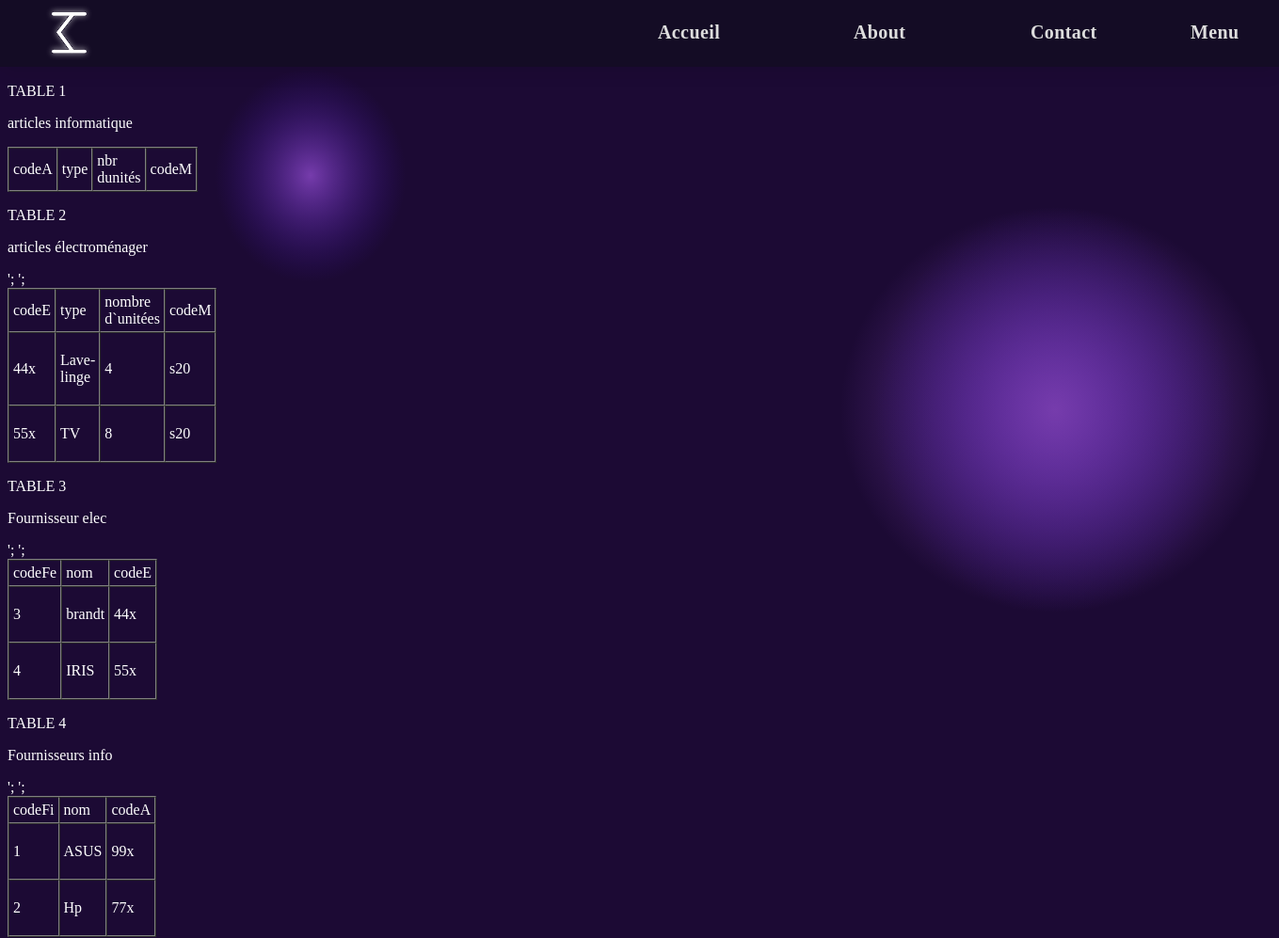
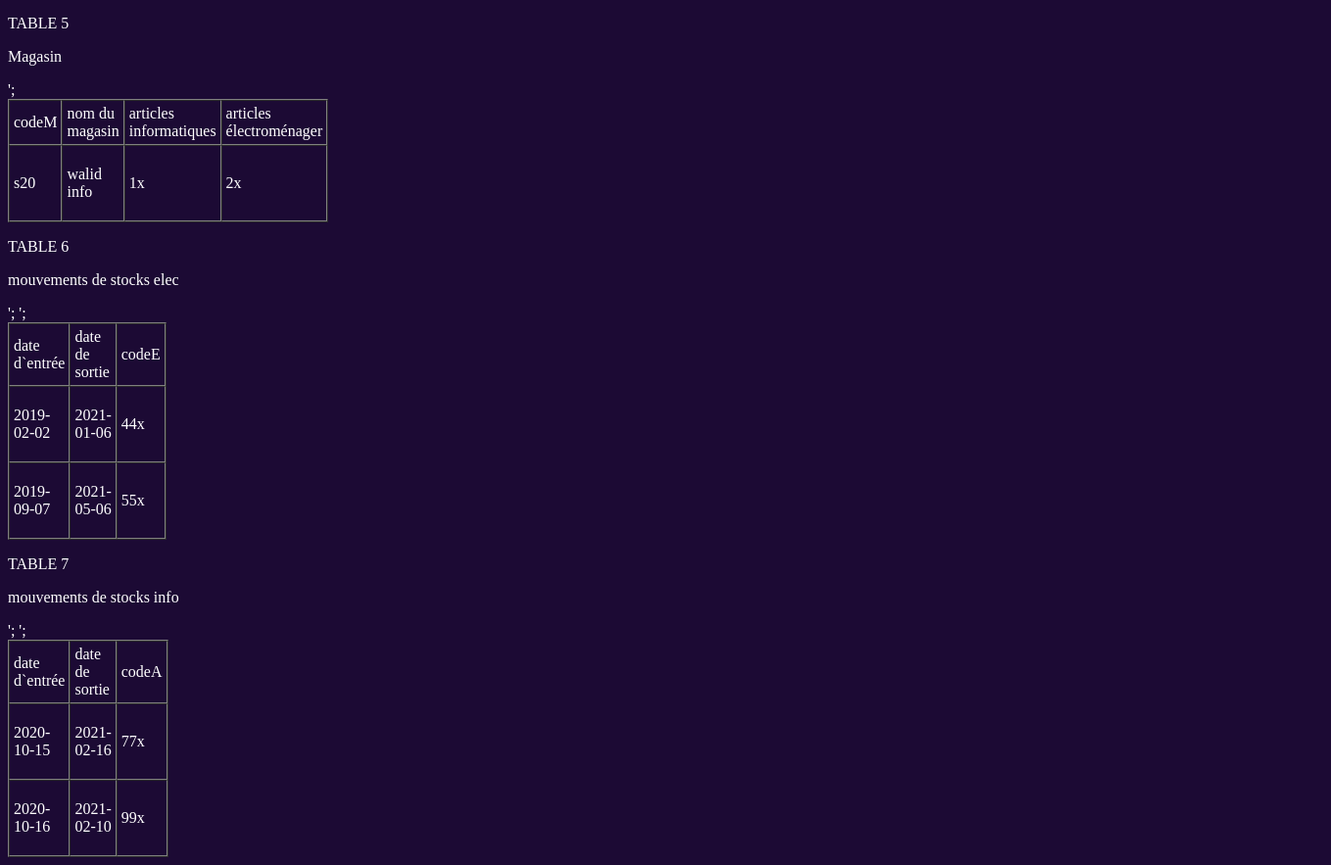
The page /affichetable.php on the database its author committed (2 pictures, top to bottom).
### tables this page shows
CREATE TABLE `Magasin` (
  `codeM` varchar(3) NOT NULL,
  `nom_du_magasin` varchar(10) NOT NULL,
  `articles_informatiques` varchar(3) NOT NULL,
  `articles_electromenager` varchar(3) NOT NULL
);

### affichetable.php (the view, shortened to what this page needs)
<!DOCTYPE html PUBLIC "-//W3C//DTD XHTML 1.0 Transitional//EN" "http://www.w3.org/TR/xhtml1/DTD/xhtml1-transitional.dtd">
<html xmlns="http://www.w3.org/1999/xhtml">
<head>
<link href="Pages/Style/home.css" rel="stylesheet">
</head>
<body>
<header>
        <nav class="navbar">
            <ul>
                <li class="navbar-item1"><a class="navbar-link" href="/secssi/Pages/index.html">Accueil</a></li>
                <li class="navbar-item2"><a class="navbar-link" href="/secssi/Pages/index.html#about">About</a></li>
                <li class="navbar-item3"><a class="navbar-link" href="/secssi/Pages/index.html#contact">Contact</a></li>
                <li class="navbar-item4"><a class="navbar-link" href="/secssi/Pages/menu.html">Menu</a></li>
				<img src="Pages/images/logo.svg" class="logonav">
            </ul>
        </nav>
    </header>
    <img src="Pages/images/gradient.svg"  class="gradient3">
    <img src="Pages/images/gradient.svg"  class="gradient4">
<?php
$user="root";
$pwd="";
$db="test";
$chain_connex="mysql:host=localhost;dbname=$db";
$id=new PDO($chain_connex,$user,$pwd);
$t1="articles informatique";
$t2="articles électroménager";
$t3="Fournisseur elec";
$t4="Fournisseurs info";
$t5="Magasin";
$t6="mouvements de stocks elec";
$t7="mouvements de stocks info";
echo "<p>TABLE 1</p>";
echo "<p>$t1</p>";
echo'<table cellpadding="4" cellspacing="0" border="1" width="10"/>';
echo'<tr><td style="color:white;">codeA</td> <td style="color:white;">type</td> <td style="color:white;">nbr dunités</td><td style="color:white;">codeM</td><tr>';
	?>
    <?php
echo "<p>TABLE 2</p>";
echo "<p>$t2</p>";
$r="select * from `$t2`";
$req=$id->prepare($r);
$e=$req->execute();
echo'<table cellpadding="4" cellspacing="0" border="1" width="10"/>';
echo'<tr><td style="color:white;">codeE</td><td style="color:white;">type</td><td style="color:white;">nombre d`unitées</td><td style="color:white;">codeM</td><tr>';
$enreg=$req->fetch();
while($enreg){
	$A=$enreg["codeE"];
	$B=$enreg["type"];
	$C=$enreg["nombre_dunitees"];
	$D=$enreg["codeM"];
	?>
	<tr><td><?php echo"<p style='color:white;'>" . $A ."</p>";?></td><td><?php echo"<p style='color:white;'>" . $B."</p>";?></td><td><?php echo "<p style='color:white;'>" . $C."</p>";?></td><td><?php echo"<p style='color:white;'>" . $D."</p>";?></td></tr>';
    <?php
	$enreg=$req->fetch();
}
echo "<p>TABLE 3</p>";
echo "<p>$t3</p>";
$r="select * from `$t3`";
$req=$id->prepare($r);
$e=$req->execute();
echo'<table cellpadding="4" cellspacing="0" border="1" width="10"/>';
echo'<tr><td style="color:white;">codeFe</td><td style="color:white;">nom</td><td style="color:white;">codeE</td><tr>';
$enreg=$req->fetch();
while($enreg){
	$A=$enreg["codeFe"];
	$B=$enreg["nom"];
	$C=$enreg["codeE"];
	?>
	<tr><td><?php echo"<p style='color:white;'>" . $A ."</p>";?></td><td><?php echo"<p style='color:white;'>" . $B."</p>";?></td><td><?php echo "<p style='color:white;'>" . $C."</p>";?></td></tr>';
    <?php
	$enreg=$req->fetch();
}
echo "<p>TABLE 4</p>";
echo "<p>$t4</p>";
$r="select * from `$t4`";
$req=$id->prepare($r);
$e=$req->execute();
echo'<table cellpadding="4" cellspacing="0" border="1" width="10"/>';
echo'<tr><td style="color:white;">codeFi</td><td style="color:white;">nom</td><td style="color:white;">codeA</td><tr>';
$enreg=$req->fetch();
while($enreg){
	$A=$enreg["codeFi"];
	$B=$enreg["nom"];
	$C=$enreg["codeA"];
	?>
	<tr><td><?php echo"<p style='color:white;'>" . $A ."</p>";?></td><td><?php echo"<p style='color:white;'>" . $B."</p>";?></td><td><?php echo "<p style='color:white;'>" . $C."</p>";?></td></tr>';
    <?php
	$enreg=$req->fetch();
}
echo "<p>TABLE 5</p>";
echo "<p>$t5</p>";
$r="select * from `$t5`";
$req=$id->prepare($r);
$e=$req->execute();
echo'<table cellpadding="4" cellspacing="0" border="1" width="10"/>';
echo '<tr><td style="color:white;">codeM</td><td style="color:white;">nom du magasin</td><td style="color:white;">articles informatiques</td><td style="color:white;">articles électroménager</td><tr>';
$enreg=$req->fetch();
while($enreg){
	$A=$enreg["codeM"];
	$B=$enreg['nom_du_magasin'];
	$C=$enreg['articles_informatiques'];
	$D=$enreg['articles_electromenager'];
	?>
	<tr><td><?php echo"<p style='color:white;'>" . $A ."</p>";?></td><td><?php echo"<p style='color:white;'>" . $B."</p>";?></td><td><?php echo "<p style='color:white;'>" . $C."</p>";?></td><td><?php echo"<p style='color:white;'>" . $D."</p>";?></td></tr>';
    <?php
	$enreg=$req->fetch();
}
echo "<p>TABLE 6</p>";
echo "<p>$t6</p>";
$r="select * from `$t6`";
$req=$id->prepare($r);
$e=$req->execute();
echo'<table cellpadding="4" cellspacing="0" border="1" width="10"/>';
echo'<tr><td style="color:white;">date d`entrée</td><td style="color:white;">date de sortie</td><td style="color:white;">codeE</td><tr>';
$enreg=$req->fetch();
while($enreg){
	$A=$enreg["date_dentree"];
	$B=$enreg["date_de_sortie"];
	$C=$enreg["codeE"];
	?>
	<tr><td><?php echo"<p style='color:white;'>" . $A ."</p>";?></td><td><?php echo"<p style='color:white;'>" . $B."</p>";?></td><td><?php echo "<p style='color:white;'>" . $C."</p>";?></td></tr>';
    <?php
	$enreg=$req->fetch();
}
echo "<p>TABLE 7</p>";
echo "<p>$t7</p>";
$r="select * from `$t7`";
$req=$id->prepare($r);
$e=$req->execute();
echo'<table cellpadding="4" cellspacing="0" border="1" width="10"/>';
echo'<tr><td style="color:white;">date d`entrée</td><td style="color:white;">date de sortie</td><td style="color:white;">codeA</td><tr>';
$enreg=$req->fetch();
while($enreg){
	$A=$enreg["date_dentree"];
	$B=$enreg["date_de_sortie"];
	$C=$enreg["codeA"];
	?>
	<tr><td><?php echo"<p style='color:white;'>" . $A ."</p>";?></td><td><?php echo"<p style='color:white;'>" . $B."</p>";?></td><td><?php echo "<p style='color:white;'>" . $C."</p>";?></td></tr>';
    <?php
	$enreg=$req->fetch();
}
?>
</body>
</html>

### Pages/Style/home.css (style rules this page uses)
body { background: #1c0a34; width: 100%; color: white; margin-top: 4%; }
.navbar { position: absolute; width: 100%; height: 71px; left: 0px; top: 0px; background: #140c25; box-shadow: 0px 6px 22px -3px rgba(0, 0, 0, 0.1); }
ul { margin: 0; }
.navbar-item1 { position: absolute; width: 66px; height: 27px; left: 699px; top: 21px; font-family: 'Plus Jakarta Sans'; font-style: normal; font-weight: 600; font-size: 20px; line-height: 25px; display: flex; align-items: center; text-align: center; letter-spacing: 0.02em; color: #FFFFFF; }
.navbar-item2 { position: absolute; width: 66px; height: 27px; left: 907px; top: 21px; font-family: 'Plus Jakarta Sans'; font-style: normal; font-weight: 600; font-size: 20px; line-height: 25px; display: flex; align-items: center; text-align: center; letter-spacing: 0.02em; color: #FFFFFF; }
.navbar-item3 { position: absolute; width: 84px; height: 27px; left: 1095px; top: 21px; font-family: 'Plus Jakarta Sans'; font-style: normal; font-weight: 600; font-size: 20px; line-height: 25px; display: flex; align-items: center; text-align: center; letter-spacing: 0.02em; color: #FFFFFF; }
.navbar-item4 { position: absolute; width: 66px; height: 27px; left: 1265px; top: 21px; font-family: 'Plus Jakarta Sans'; font-style: normal; font-weight: 600; font-size: 20px; line-height: 25px; display: flex; align-items: center; text-align: center; letter-spacing: 0.02em; color: #FFFFFF; }
.navbar-link { text-decoration: none; color: rgb(221, 221, 221); }
h1, h2, h3, h4, h5, h6,p,label { color:#FFFFFF; }
.logonav { position: absolute; left: 48px; top: 6px; height: 58px; }
.gradient3 { position: absolute; top: 73px; left: 226px; height: 227px; width: 208px; }
.gradient4 { position: absolute; width: 456px; height: 431px; left: 893px; top: 220px; background: radial-gradient(50% 50% at 50% 50%, #763CAC 0%, rgba(50, 15, 133, 0) 100%); }

### rows shown on the page
articles électroménager: codeE "44x", type "Lave-linge", nombre_dunitees "4", codeM "s20"
articles électroménager: codeE "55x", type "TV", nombre_dunitees "8", codeM "s20"
fournisseur elec: codeFe "3", nom "brandt", codeE "44x"
fournisseur elec: codeFe "4", nom "IRIS", codeE "55x"
fournisseurs info: codeFi "1", nom "ASUS", codeA "99x"
fournisseurs info: codeFi "2", nom "Hp", codeA "77x"
magasin: codeM "s20", nom_du_magasin "walid info", articles_informatiques "1x", articles_electromenager "2x"
mouvements de stocks elec: date_dentree "2019-02-02", date_de_sortie "2021-01-06", codeE "44x"
mouvements de stocks elec: date_dentree "2019-09-07", date_de_sortie "2021-05-06", codeE "55x"
mouvements de stocks info: date_dentree "2020-10-15", date_de_sortie "2021-02-16", codeA "77x"
mouvements de stocks info: date_dentree "2020-10-16", date_de_sortie "2021-02-10", codeA "99x"

### other values the page prints
$t1 "articles informatique"
$t2 "articles électroménager"
$t3 "Fournisseur elec"
$t4 "Fournisseurs info"
$t5 "Magasin"
$t6 "mouvements de stocks elec"
$t7 "mouvements de stocks info"
